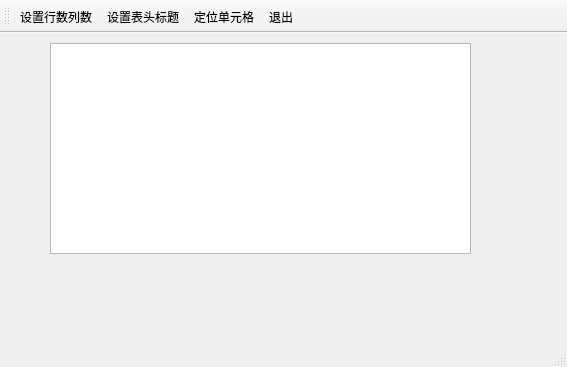
<?xml version="1.0" encoding="UTF-8"?>
<ui version="4.0">
 <class>MainWindow</class>
 <widget class="QMainWindow" name="MainWindow">
  <property name="geometry">
   <rect>
    <x>0</x>
    <y>0</y>
    <width>567</width>
    <height>367</height>
   </rect>
  </property>
  <property name="windowTitle">
   <string>自定义对话框及其调用</string>
  </property>
  <widget class="QWidget" name="centralWidget">
   <widget class="QTableView" name="tableView">
    <property name="geometry">
     <rect>
      <x>50</x>
      <y>10</y>
      <width>421</width>
      <height>211</height>
     </rect>
    </property>
   </widget>
  </widget>
  <widget class="QMenuBar" name="menuBar">
   <property name="geometry">
    <rect>
     <x>0</x>
     <y>0</y>
     <width>567</width>
     <height>23</height>
    </rect>
   </property>
  </widget>
  <widget class="QToolBar" name="mainToolBar">
   <property name="toolButtonStyle">
    <enum>Qt::ToolButtonTextUnderIcon</enum>
   </property>
   <attribute name="toolBarArea">
    <enum>TopToolBarArea</enum>
   </attribute>
   <attribute name="toolBarBreak">
    <bool>false</bool>
   </attribute>
   <addaction name="actTab_SetSize"/>
   <addaction name="actTab_SetHeader"/>
   <addaction name="actTab_Locate"/>
   <addaction name="actFile_Quit"/>
  </widget>
  <widget class="QStatusBar" name="statusBar"/>
  <action name="actTab_SetSize">
   <property name="icon">
    <iconset resource="res.qrc">
     <normaloff>:/images/images/230.bmp</normaloff>:/images/images/230.bmp</iconset>
   </property>
   <property name="text">
    <string>设置行数列数</string>
   </property>
   <property name="toolTip">
    <string>设置表格行数列数</string>
   </property>
  </action>
  <action name="actTab_SetHeader">
   <property name="icon">
    <iconset resource="res.qrc">
     <normaloff>:/images/images/516.bmp</normaloff>:/images/images/516.bmp</iconset>
   </property>
   <property name="text">
    <string>设置表头标题</string>
   </property>
   <property name="toolTip">
    <string>设置表头标题</string>
   </property>
  </action>
  <action name="actFile_Quit">
   <property name="icon">
    <iconset resource="res.qrc">
     <normaloff>:/images/images/132.bmp</normaloff>:/images/images/132.bmp</iconset>
   </property>
   <property name="text">
    <string>退出</string>
   </property>
   <property name="toolTip">
    <string>退出本软件</string>
   </property>
  </action>
  <action name="actTab_Locate">
   <property name="icon">
    <iconset resource="res.qrc">
     <normaloff>:/images/images/304.bmp</normaloff>:/images/images/304.bmp</iconset>
   </property>
   <property name="text">
    <string>定位单元格</string>
   </property>
   <property name="toolTip">
    <string>定位到某个单元格</string>
   </property>
  </action>
 </widget>
 <layoutdefault spacing="6" margin="11"/>
 <resources>
  <include location="res.qrc"/>
 </resources>
 <connections>
  <connection>
   <sender>actFile_Quit</sender>
   <signal>triggered()</signal>
   <receiver>MainWindow</receiver>
   <slot>close()</slot>
   <hints>
    <hint type="sourcelabel">
     <x>-1</x>
     <y>-1</y>
    </hint>
    <hint type="destinationlabel">
     <x>397</x>
     <y>255</y>
    </hint>
   </hints>
  </connection>
 </connections>
</ui>
